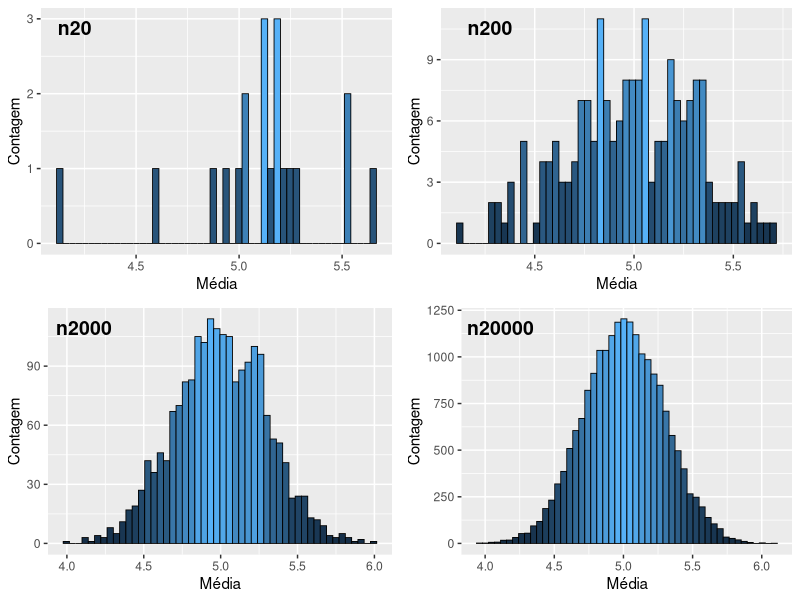

Generate this figure with R:
## ---- chunk 1
j = 5
for (i in 1:j) {
k = i * 2
print (k)
}
## ---- chunk 2
i = 1
while (i <= 5) {
print(i * 2)
i = i + 1
}
## ---- chunk 3
i = 1
repeat {
print(i * 2)
i = i + 1
if(i > 5){
   break()
}
}
## ---- chunk 4
library(ggplot2)
library(cowplot)
teor_lim = function(n, namostra, min, max){
  set.seed(100)
  media = data.frame(matrix(ncol = 1, nrow = n))
  names(media) = "value"
  for(j in 1:n){
    media[j, 1] = mean(runif(namostra, min, max))
  }
  return(media)
}

teorema_limite = list(
  n20 = teor_lim(n = 20, namostra = 100, min = 0, max = 10),
  n200 = teor_lim(n = 200, namostra = 100, min = 0, max = 10),
  n2000 = teor_lim(n = 2000, namostra = 100, min = 0, max = 10),
  n20000 = teor_lim(n = 20000, namostra = 100, min = 0, max = 10)
)

p = lapply(teorema_limite, function(d){
  ggplot(data = d, aes(x = value))+
  geom_histogram(bins = 50,
                 col = "black",
                 size = 0.3,
                 aes(fill = ..count..))+
    theme(legend.position = "none")+
    labs(x = "Média", y = "Contagem")

}
)

plot_grid(plotlist = p,
          labels = names(teorema_limite),
          vjust = 2.5,
          hjust = c(-1.7, -1.5, -1, -1))
